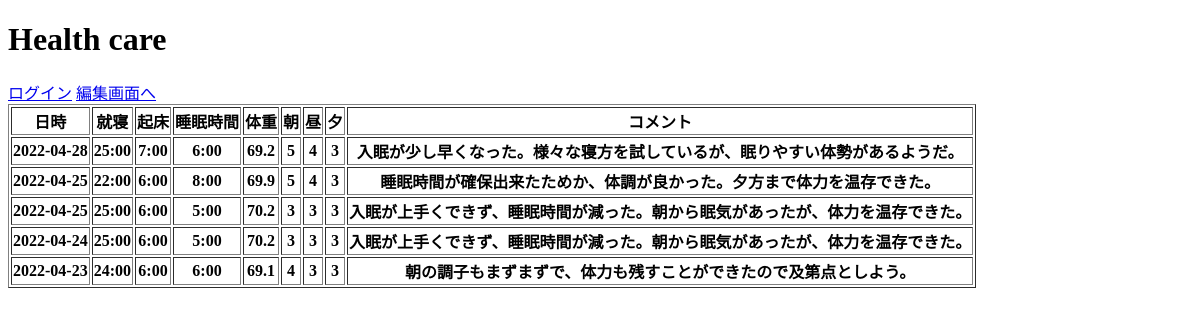
Before: / with the older database file.
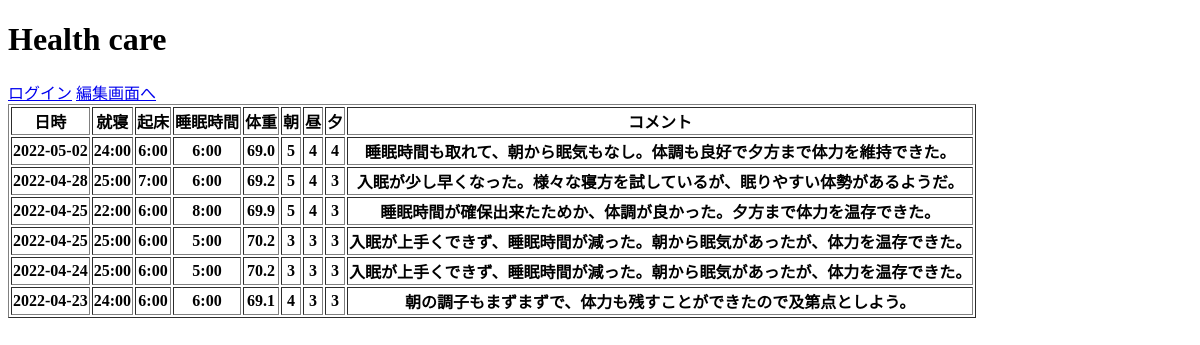
After: the same page with the newer database file.
### app.py (models this page shows)
class Post(db.Model):
    id = db.Column(db.Integer, primary_key=True)
    create_at = db.Column(db.Date, nullable=False, default=date.today()) #作成日時
    bedtime = db.Column(db.String(6), nullable=False) #就寝時間
    wake_up = db.Column(db.String(6), nullable=False) #起床時間
    time_of_sleeping = db.Column(db.String(6), nullable=False) #睡眠時間
    weight = db.Column(db.String(4), nullable=False) #体重
    morning = db.Column(db.Integer, nullable=False) #朝の体調１～５
    noon = db.Column(db.Integer, nullable=False) #昼の体調１～５
    evening = db.Column(db.Integer, nullable=False) #夕の体調１～５
    comment = db.Column(db.String(300), nullable=False) #コメント

### app.py (the view)
@app.route("/", methods=["GET","POST"])
def index():
    if request.method == "GET":
        posts = Post.query.all()
        return render_template("index.html", posts=posts)

### templates/index.html
{% extends "base.html" %}
{% block content %}
<h1>Health care</h1>
<a href="/login", role="button">ログイン</a>
<a href="/edit", role="button">編集画面へ</a>
    <table border="1">
        <tr>
            <th>日時</th>
            <th>就寝</th>
            <th>起床</th>
            <th>睡眠時間</th>
            <th>体重</th>
            <th>朝</th>
            <th>昼</th>
            <th>夕</th>
            <th>コメント</th>
        </tr>
        {% for post in posts[::-1] %}
            <tr>
                <th>{{ post.create_at }}</th>
                <th>{{ post.bedtime }}</th>
                <th>{{ post.wake_up }}</th>
                <th>{{ post.time_of_sleeping }}</th>
                <th>{{ post.weight }}</th>
                <th>{{ post.morning }}</th>
                <th>{{ post.noon }}</th>
                <th>{{ post.evening }}</th>
                <th>{{ post.comment }}</th>
            </tr>
        {% endfor %}
    </table>
{% endblock %}

### templates/base.html (shortened to what this page needs)
<!DOCTYPE html>
<html lang="ja">
<head>
</head>
<body>
    {% block content %}
    {% endblock %}
</body>
</html>

Changed rows visible on the page:
added Post: create_at "2022-05-02", bedtime "24:00", wake_up "6:00", time_of_sleeping "6:00", weight "69.0", morning "5", noon "4", evening "4", comment "睡眠時間も取れて、朝から眠気もなし。体調も良好で夕方まで体力を維持できた。"
